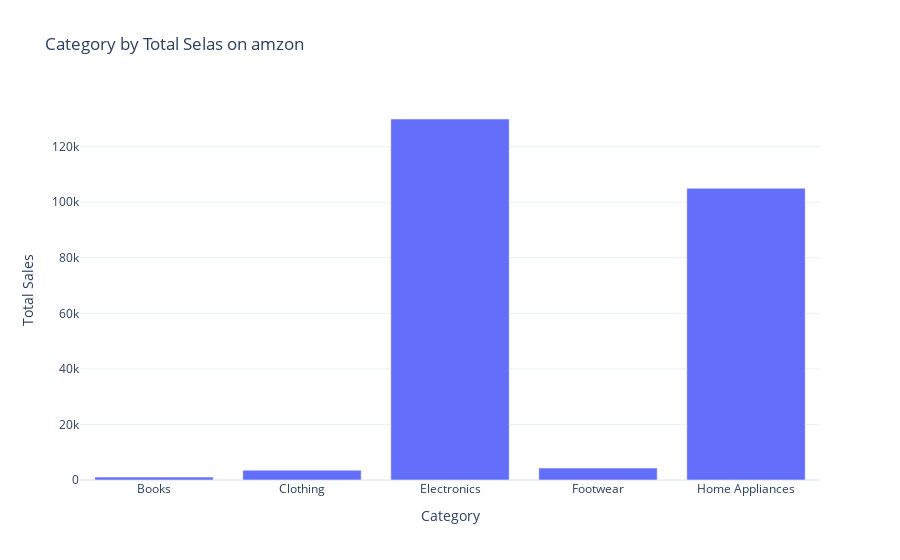

Notebook code for this chart:
### Code cell
fig = px.bar(category_by_total_seals,
            x='Category',
            y='Total Sales',
            title='Category by Total Selas on amzon')
fig.show()

### Figure 1 — Plotly figure (JSON) as saved in the notebook; plotly's stock layout.template omitted (floating-point values rounded to 4 significant figures)
{"data": [{"hovertemplate": "Category=%{x}<br>Total Sales=%{y}<extra></extra>", "legendgroup": "", "marker": {"color": "#636efa", "pattern": {"shape": ""}}, "name": "", "orientation": "v", "showlegend": false, "textposition": "auto", "type": "bar", "x": ["Books", "Clothing", "Electronics", "Footwear", "Home Appliances"], "xaxis": "x", "y": [1035, 3540, 129950, 4320, 105000], "yaxis": "y"}], "layout": {"barmode": "relative", "legend": {"tracegroupgap": 0}, "title": {"text": "Category by Total Selas on amzon"}, "xaxis": {"anchor": "y", "domain": [0, 1], "title": {"text": "Category"}}, "yaxis": {"anchor": "x", "domain": [0, 1], "title": {"text": "Total Sales"}}}}
